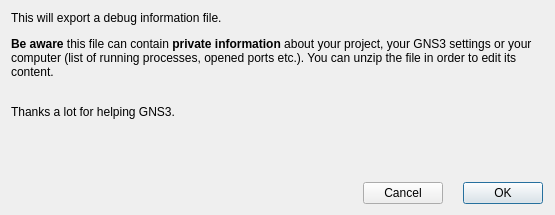
<?xml version="1.0" encoding="UTF-8"?>
<ui version="4.0">
 <class>ExportDebugDialog</class>
 <widget class="QDialog" name="ExportDebugDialog">
  <property name="windowModality">
   <enum>Qt::WindowModal</enum>
  </property>
  <property name="geometry">
   <rect>
    <x>0</x>
    <y>0</y>
    <width>555</width>
    <height>215</height>
   </rect>
  </property>
  <property name="windowTitle">
   <string>Export debug information</string>
  </property>
  <property name="styleSheet">
   <string notr="true">QWidget {
    background-color: #323232;
    color: #BAF73C;
}

QToolBar {
    border:0px;
}

QGraphicsView, QTextEdit, QPlainTextEdit, QTreeWidget, QListWidget, QLineEdit, QSpinBox, QComboBox {
    background-color: #282828;
}

QLabel, QMenu, QStatusBar {
  color: #BAF73C;
}

QMenuBar::item {
    background-color: #323232;
}

QMenu::item:selected {
    color: #f2f2f2;
    background-color: #383838;
}

QToolButton:hover {
    background-color: #383838;
}

QGroupBox {
    color: #BAF73C;
    font: bold 12px;
    padding: 15px;
    border-style: none;
}

QAbstractScrollArea::corner {
    background: #323232;
}

QScrollBar::add-page:horizontal, QScrollBar::sub-page:horizontal, QScrollBar::add-page:vertical, QScrollBar::sub-page:vertical {
  background: none;
}

QComboBox {
    selection-color: #f2f2f2;
    selection-background-color: #323232;
}

QComboBox QAbstractItemView {
    background-color: #282828;
}

QDockWidget, QMenuBar, QPushButton, QToolButton, QTabWidget, QHeaderView::section {
    color: #BAF73C;
    font: bold 11px;
}

QTabBar {
    color: #BAF73C;
}

QRadioButton, QCheckBox {
  color: #BAF73C;
}

QRadioButton::disabled, QCheckBox::disabled {
  color: gray;
}
# bg-color=#282828
# fg-color=#BAF73C
# tool-bar=#323232
# selection-bg=#383838 
# selection-fg=#f2f2f2 </string>
  </property>
  <property name="modal">
   <bool>true</bool>
  </property>
  <layout class="QVBoxLayout" name="verticalLayout">
   <property name="rightMargin">
    <number>12</number>
   </property>
   <item>
    <widget class="QLabel" name="label">
     <property name="text">
      <string>&lt;html&gt;&lt;head/&gt;&lt;body&gt;&lt;p&gt;This will export a debug information file.&lt;/p&gt;&lt;p&gt;&lt;span style=&quot; font-weight:600;&quot;&gt;Be aware&lt;/span&gt; this file can contain &lt;span style=&quot; font-weight:600;&quot;&gt;private information&lt;/span&gt; about your project, your GNS3 settings or your computer (list of running processes, opened ports etc.). You can unzip the file in order to edit its content.&lt;/p&gt;&lt;p&gt;&lt;br/&gt;Thanks a lot for helping GNS3.&lt;/p&gt;&lt;/body&gt;&lt;/html&gt;</string>
     </property>
     <property name="textFormat">
      <enum>Qt::RichText</enum>
     </property>
     <property name="scaledContents">
      <bool>false</bool>
     </property>
     <property name="alignment">
      <set>Qt::AlignLeading|Qt::AlignLeft|Qt::AlignTop</set>
     </property>
     <property name="wordWrap">
      <bool>true</bool>
     </property>
    </widget>
   </item>
   <item>
    <layout class="QHBoxLayout" name="horizontalLayout">
     <property name="spacing">
      <number>20</number>
     </property>
     <item>
      <spacer name="horizontalSpacer">
       <property name="orientation">
        <enum>Qt::Horizontal</enum>
       </property>
       <property name="sizeHint" stdset="0">
        <size>
         <width>40</width>
         <height>20</height>
        </size>
       </property>
      </spacer>
     </item>
     <item>
      <widget class="QPushButton" name="uiCancelButton">
       <property name="sizePolicy">
        <sizepolicy hsizetype="Fixed" vsizetype="Fixed">
         <horstretch>0</horstretch>
         <verstretch>0</verstretch>
        </sizepolicy>
       </property>
       <property name="text">
        <string>Cancel</string>
       </property>
      </widget>
     </item>
     <item>
      <widget class="QDialogButtonBox" name="uiOkButton">
       <property name="sizePolicy">
        <sizepolicy hsizetype="Fixed" vsizetype="Fixed">
         <horstretch>0</horstretch>
         <verstretch>0</verstretch>
        </sizepolicy>
       </property>
       <property name="orientation">
        <enum>Qt::Horizontal</enum>
       </property>
       <property name="standardButtons">
        <set>QDialogButtonBox::Ok</set>
       </property>
      </widget>
     </item>
    </layout>
   </item>
  </layout>
  <zorder>label</zorder>
  <zorder></zorder>
 </widget>
 <resources>
  <include location="../../resources/resources.qrc"/>
 </resources>
 <connections>
  <connection>
   <sender>uiCancelButton</sender>
   <signal>clicked()</signal>
   <receiver>ExportDebugDialog</receiver>
   <slot>reject()</slot>
   <hints>
    <hint type="sourcelabel">
     <x>347</x>
     <y>184</y>
    </hint>
    <hint type="destinationlabel">
     <x>286</x>
     <y>274</y>
    </hint>
   </hints>
  </connection>
 </connections>
</ui>
